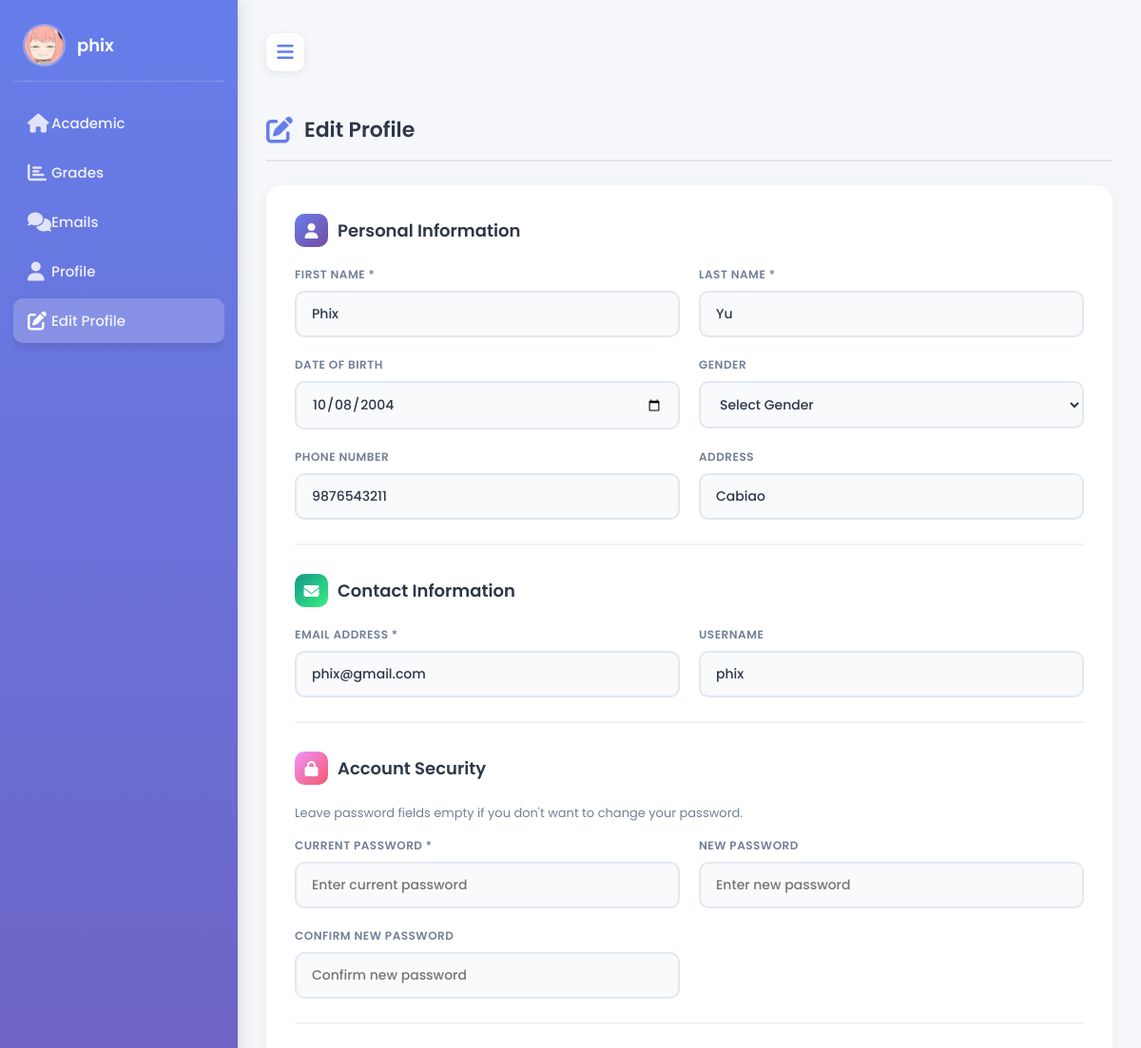
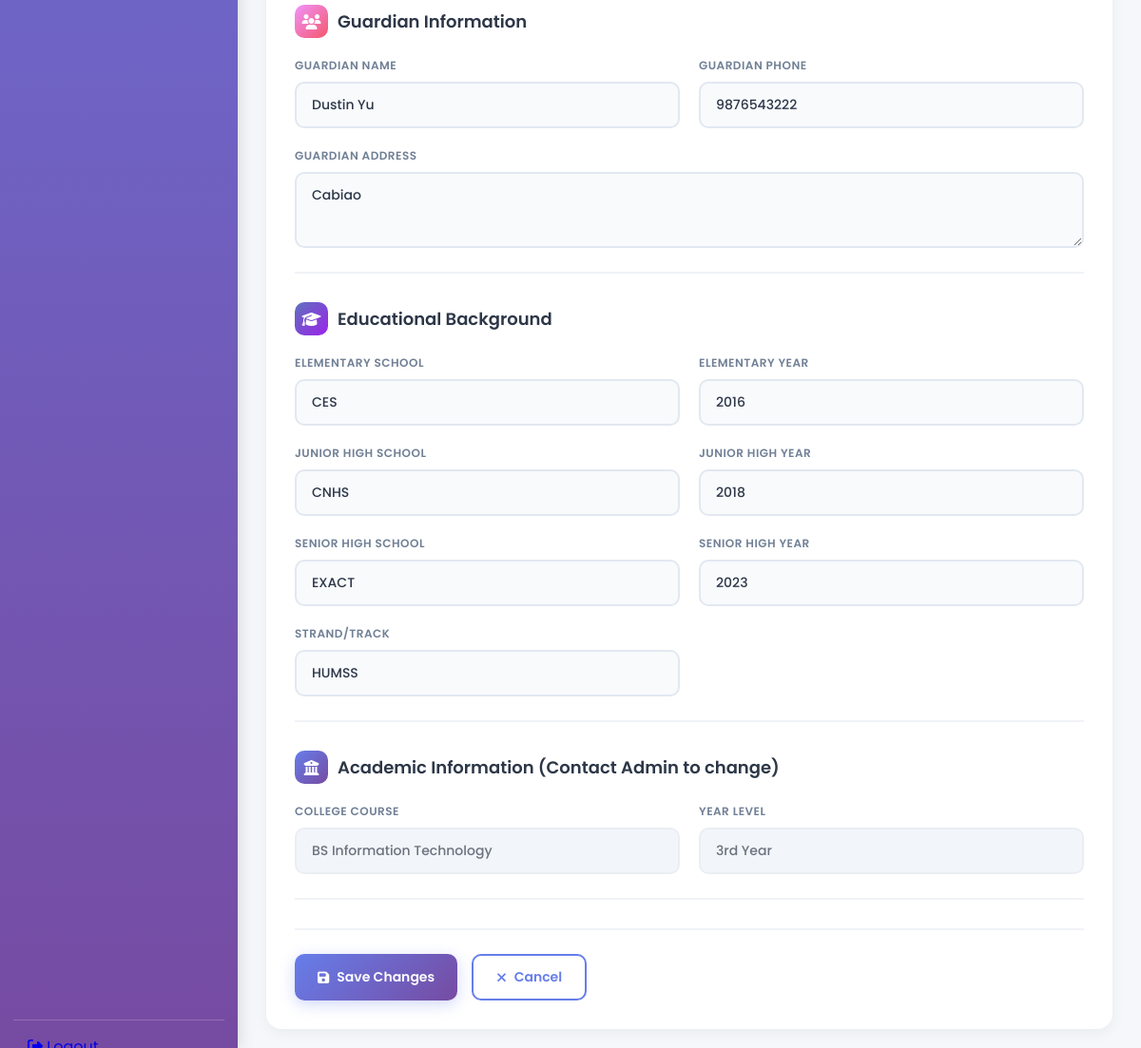
Screenshot of /student_page/student_editProfile.php (signed in) with the database file from the repository (2 pictures, top to bottom).
### tables this page shows
CREATE TABLE `students` (
  `id` int(11) NOT NULL,
  `username` varchar(100) NOT NULL,
  `password` varchar(255) NOT NULL,
  `email` varchar(150) NOT NULL,
  `image` varchar(255) DEFAULT NULL,
  `first_name` varchar(100) NOT NULL,
  `last_name` varchar(100) NOT NULL,
  `date_of_birth` date NOT NULL,
  `gender` enum('male','female','other') NOT NULL,
  `student_phone` varchar(15) DEFAULT NULL,
  `address` text DEFAULT NULL,
  `guardian_name` varchar(100) DEFAULT NULL,
  `guardian_phone` varchar(15) DEFAULT NULL,
  `guardian_address` text DEFAULT NULL,
  `elem_name` varchar(100) DEFAULT NULL,
  `elem_year` int(11) DEFAULT NULL,
  `junior_name` varchar(100) DEFAULT NULL,
  `junior_year` int(11) DEFAULT NULL,
  `senior_name` varchar(100) DEFAULT NULL,
  `senior_year` int(11) DEFAULT NULL,
  `strand` varchar(100) DEFAULT NULL,
  `college_course` varchar(100) DEFAULT NULL,
  `college_year` varchar(20) DEFAULT NULL,
  `appointment_id` int(11) DEFAULT NULL,
  `appointment_details` text DEFAULT NULL,
  `status` enum('PENDING','APPROVED','REJECTED') DEFAULT 'PENDING',
  `reg_date` datetime DEFAULT current_timestamp()
);

### student_page/student_editProfile.php (the view, shortened to what this page needs)
<?php
$servername = "localhost";
$username = "root";
$password = "";
$dbname = "dev";
$conn = new mysqli($servername, $username, $password, $dbname);
$student_id = $_SESSION['userid'];
$student_sql = "SELECT * FROM students WHERE id = ?";
$stmt = $conn->prepare($student_sql);
$stmt->bind_param("i", $student_id);
$stmt->execute();
$student_result = $stmt->get_result();
if ($student_result->num_rows > 0) {
    $current_student = $student_result->fetch_assoc();
} else {
    session_destroy();
    header('Location: login.php');
    exit();
}
?>
<!DOCTYPE html>
<html lang="en">
<head>
    <link rel="stylesheet" href="https://cdnjs.cloudflare.com/ajax/libs/font-awesome/6.4.0/css/all.min.css">
</head>
<body>
    <nav>
         <div class="logo-name">
            <div class="logo-image">
                <?php
                $profile_image = '';
                if (!empty($current_student['image'])) {
                    $profile_image = '../' . $current_student['image'];
                }
                $display_username = $current_student['username'];
                if (strpos($display_username, '@student') !== false) {
                    $display_username = str_replace('@student', '', $display_username);
                }
                if (!empty($profile_image)) {
                    echo '<img src="' . htmlspecialchars($profile_image) . '" alt="Profile" style="width: 45px; height: 45px; border-radius: 50%; object-fit: cover; border: 2px solid rgba(255,255,255,0.3);">';
                } else {
                    echo '<i class="fas fa-user-graduate"></i>';
                }
                ?>
            </div>
            <span class="logo_name"><?php echo htmlspecialchars($display_username); ?></span>
        </div>
        <div class="menu-items">
            <ul class="nav-links">
                <li><a href="studentpage.php">
                    <i class="fas fa-home"></i>
                    <span class="link-name">Academic</span>
                </a></li>
                <li><a href="student_grades.php">
                    <i class="fas fa-chart-bar"></i>
                    <span class="link-name">Grades</span>
                </a></li>
                <li><a href="student_emails.php">
                    <i class="fas fa-comments"></i>
                    <span class="link-name">Emails</span>
                </a></li>
                <li><a href="student_profile.php">
                    <i class="fas fa-user"></i>
                    <span class="link-name">Profile</span>
                </a></li>
                <li><a href="student_editProfile.php" class="active">
                    <i class="fas fa-edit"></i>
                    <span class="link-name">Edit Profile</span>
                </a></li>
            </ul>
            <ul class="logout-mode">
                <li><a href="logout.php" onclick="return confirm('Are you sure you want to logout?');">
                    <i class="fas fa-sign-out-alt"></i>
                    <span class="link-name">Logout</span>
                </a></li>
            </ul>
        </div>
    </nav>
    <section class="dashboard">
        <div class="top">
            <span class="sidebar-toggle">
                <i class="fas fa-bars"></i>
            </span>
        </div>
        <div class="dash-content">
            <div class="title">
                <i class="fas fa-edit"></i>
                <span class="text">Edit Profile</span>
            </div>
            <form method="POST" class="edit-form" id="editProfileForm" action="student_updateProfile.php">
                <div class="form-section">
                    <h3><i class="fas fa-user icon-blue"></i> Personal Information</h3>
                    <div class="form-grid">
                        <div class="form-group">
                            <label for="first_name">First Name *</label>
                            <input type="text" id="first_name" name="first_name" value="<?php echo htmlspecialchars($current_student['first_name'] ?? ''); ?>" required>
                        </div>
                        <div class="form-group">
                            <label for="last_name">Last Name *</label>
                            <input type="text" id="last_name" name="last_name" value="<?php echo htmlspecialchars($current_student['last_name'] ?? ''); ?>" required>
                        </div>
                        <div class="form-group">
                            <label for="date_of_birth">Date of Birth</label>
                            <input type="date" id="date_of_birth" name="date_of_birth" value="<?php echo htmlspecialchars($current_student['date_of_birth'] ?? ''); ?>">
                        </div>
                        <div class="form-group">
                            <label for="gender">Gender</label>
                            <select id="gender" name="gender">
                                <option value="">Select Gender</option>
                            </select>
                        </div>
                        <div class="form-group">
                            <label for="student_phone">Phone Number</label>
                            <input type="text" id="student_phone" name="student_phone" value="<?php echo htmlspecialchars($current_student['student_phone'] ?? ''); ?>" placeholder="Enter phone number">
                        </div>
                        <div class="form-group">
                            <label for="address">Address</label>
                            <input type="text" id="address" name="address" value="<?php echo htmlspecialchars($current_student['address'] ?? ''); ?>" placeholder="Enter address">
                        </div>
                    </div>
                </div>
                <div class="form-section">
                    <h3><i class="fas fa-envelope icon-green"></i> Contact Information</h3>
                    <div class="form-grid">
                        <div class="form-group">
                            <label for="email">Email Address *</label>
                            <input type="email" id="email" name="email" value="<?php echo htmlspecialchars($current_student['email'] ?? ''); ?>" required>
                        </div>
                        <div class="form-group">
                            <label for="username">Username</label>
                            <input type="text" id="username" name="username" value="<?php echo htmlspecialchars($display_username); ?>" minlength="3" maxlength="50" placeholder="Enter username">
                        </div>
                    </div>
                </div>
                <div class="form-section">
                    <h3><i class="fas fa-lock icon-orange"></i> Account Security</h3>
                    <p style="color: #718096; font-size: 13px; margin-bottom: 15px;">Leave password fields empty if you don't want to change your password.</p>
                    <div class="form-grid">
                        <div class="form-group">
                            <label for="old_password">Current Password *</label>
                            <input type="password" id="old_password" name="old_password" placeholder="Enter current password">
                        </div>
                        <div class="form-group">
                            <label for="new_password">New Password</label>
                            <input type="password" id="new_password" name="new_password" placeholder="Enter new password">
                        </div>
                        <div class="form-group">
                            <label for="confirm_password">Confirm New Password</label>
                            <input type="password" id="confirm_password" name="confirm_password" placeholder="Confirm new password">
                        </div>
                    </div>
                </div>
                <div class="form-section">
                    <h3><i class="fas fa-users icon-orange"></i> Guardian Information</h3>
                    <div class="form-grid">
                        <div class="form-group">
                            <label for="guardian_name">Guardian Name</label>
                            <input type="text" id="guardian_name" name="guardian_name" value="<?php echo htmlspecialchars($current_student['guardian_name'] ?? ''); ?>" placeholder="Enter guardian name">
                        </div>
                        <div class="form-group">
                            <label for="guardian_phone">Guardian Phone</label>
                            <input type="text" id="guardian_phone" name="guardian_phone" value="<?php echo htmlspecialchars($current_student['guardian_phone'] ?? ''); ?>" placeholder="Enter guardian phone">
                        </div>
                        <div class="form-group full-width">
                            <label for="guardian_address">Guardian Address</label>
                            <textarea id="guardian_address" name="guardian_address" placeholder="Enter guardian address"><?php echo htmlspecialchars($current_student['guardian_address'] ?? ''); ?></textarea>
                        </div>
                    </div>
                </div>
                <div class="form-section">
                    <h3><i class="fas fa-graduation-cap icon-purple"></i> Educational Background</h3>
                    <div class="form-grid">
                        <div class="form-group">
                            <label for="elem_name">Elementary School</label>
                            <input type="text" id="elem_name" name="elem_name" value="<?php echo htmlspecialchars($current_student['elem_name'] ?? ''); ?>" placeholder="Elementary school name">
                        </div>
                        <div class="form-group">
                            <label for="elem_year">Elementary Year</label>
                            <input type="text" id="elem_year" name="elem_year" value="<?php echo htmlspecialchars($current_student['elem_year'] ?? ''); ?>" placeholder="e.g., 2010-2016">
                        </div>
                        <div class="form-group">
                            <label for="junior_name">Junior High School</label>
                            <input type="text" id="junior_name" name="junior_name" value="<?php echo htmlspecialchars($current_student['junior_name'] ?? ''); ?>" placeholder="Junior high school name">
                        </div>
                        <div class="form-group">
                            <label for="junior_year">Junior High Year</label>
                            <input type="text" id="junior_year" name="junior_year" value="<?php echo htmlspecialchars($current_student['junior_year'] ?? ''); ?>" placeholder="e.g., 2016-2018">
                        </div>
                        <div class="form-group">
                            <label for="senior_name">Senior High School</label>
                            <input type="text" id="senior_name" name="senior_name" value="<?php echo htmlspecialchars($current_student['senior_name'] ?? ''); ?>" placeholder="Senior high school name">
                        </div>
                        <div class="form-group">
                            <label for="senior_year">Senior High Year</label>
                            <input type="text" id="senior_year" name="senior_year" value="<?php echo htmlspecialchars($current_student['senior_year'] ?? ''); ?>" placeholder="e.g., 2018-2020">
                        </div>
                        <div class="form-group">
                            <label for="strand">Strand/Track</label>
                            <input type="text" id="strand" name="strand" value="<?php echo htmlspecialchars($current_student['strand'] ?? ''); ?>" placeholder="e.g., STEM, ABM, GAS">
                        </div>
                    </div>
                </div>
                <div class="form-section">
                    <h3><i class="fas fa-university" style="background: linear-gradient(135deg, #667eea 0%, #764ba2 100%);"></i> Academic Information (Contact Admin to change)</h3>
                    <div class="form-grid">
                        <div class="form-group">
                            <label for="college_course">College Course</label>
                            <input type="text" id="college_course" value="<?php echo htmlspecialchars($current_student['college_course'] ?? 'Not assigned'); ?>" disabled>
                        </div>
                        <div class="form-group">
                            <label for="college_year">Year Level</label>
                            <input type="text" id="college_year" value="<?php echo htmlspecialchars($current_student['college_year'] ?? 'Not assigned'); ?>" disabled>
                        </div>
                    </div>
                </div>
                <div class="action-buttons">
                    <button type="submit" name="update_profile" class="btn btn-primary" id="submitBtn">
                        <i class="fas fa-save"></i> Save Changes
                    </button>
                    <a href="student_profile.php" class="btn btn-secondary">
                        <i class="fas fa-times"></i> Cancel
                    </a>
                </div>
            </form>
        </div>
    </section>
</body>
</html>

### rows the page displays
students: image (picture), username "phix", first_name "Phix", last_name "Yu", date_of_birth "10/08/2004", student_phone "9876543211", address "Cabiao", email "phix@gmail.com", guardian_name "Dustin Yu", guardian_phone "9876543222", guardian_address "Cabiao", elem_name "CES", elem_year "2016", junior_name "CNHS", junior_year "2018", senior_name "EXACT", senior_year "2023", strand "HUMSS", college_course "BS Information Technology", college_year "3rd Year"
